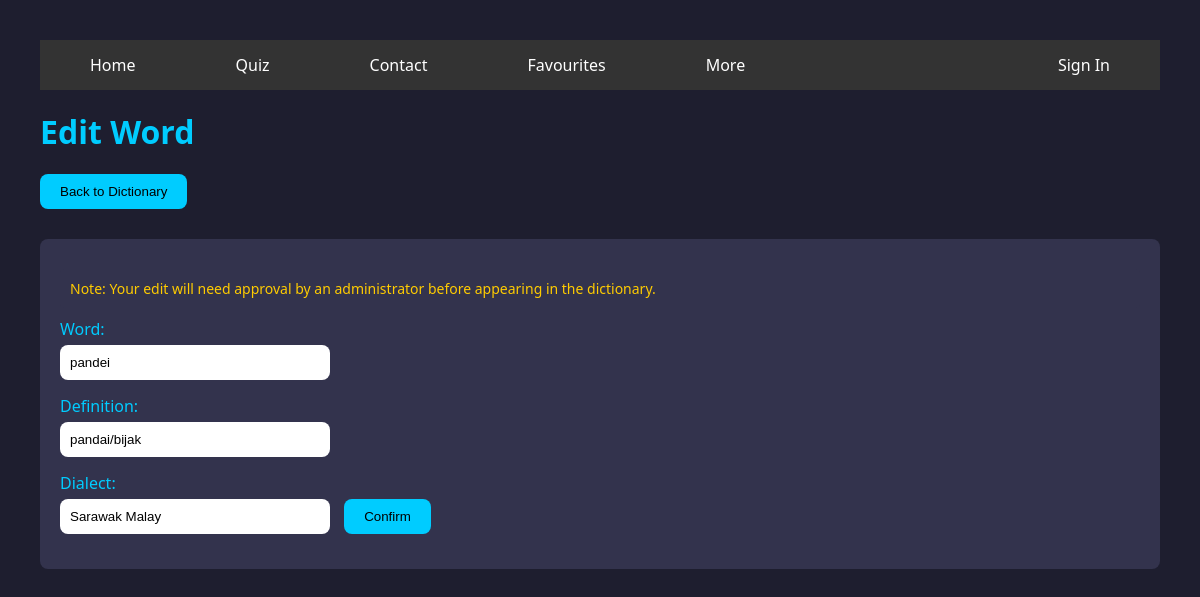
Page /edit/4 on the earlier database version.
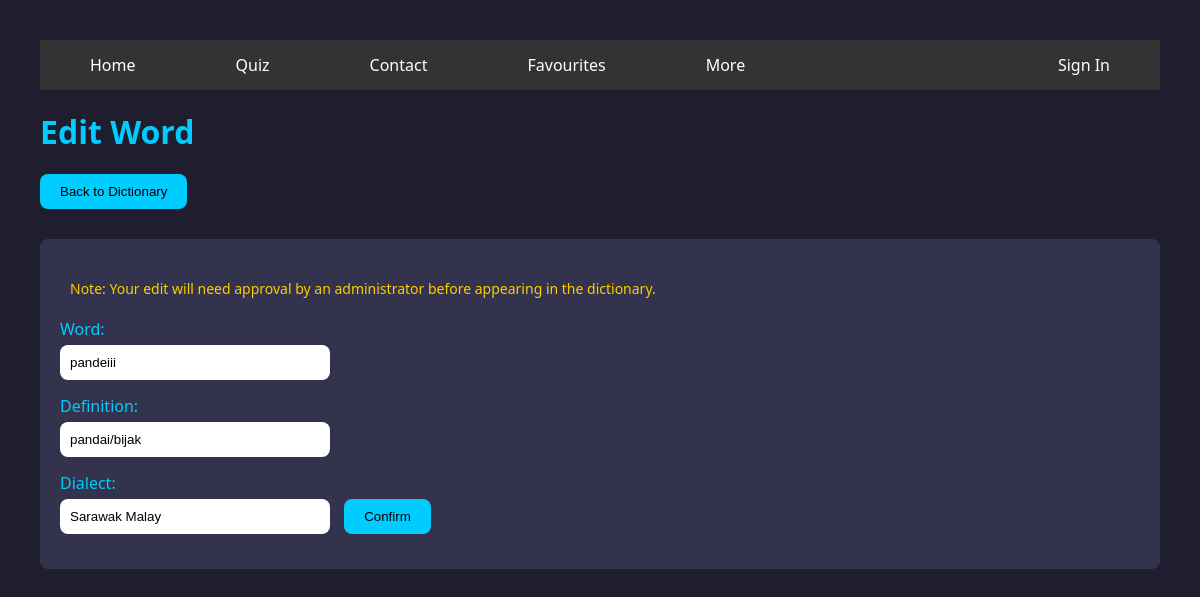
Same page on the later database version.
### tables this page shows
CREATE TABLE "words" (
	"id"	INTEGER,
	"word"	TEXT,
	"definition"	TEXT,
	"dialect"	TEXT,
	"approved"	INTEGER,
	PRIMARY KEY("id")
);

### app.py (the view)
@app.route('/edit/<int:word_id>', methods=['GET'])
def edit(word_id):
    conn = sqlite3.connect('sarawak_dictionary.db')
    cursor = conn.cursor()
    cursor.execute("SELECT id, word, definition, dialect FROM words WHERE id = ?", (word_id,))
    word = cursor.fetchone()
    conn.close()
    if not word:
        flash('Entri tidak dijumpai')
        return redirect(url_for('index'))
    is_admin_user = is_admin()
    return render_template('edit.html', word=word, is_admin=is_admin_user)

### app.py (called while the page is built, shortened)
def is_admin():
    if not session.get('logged_in'):
        return False

### templates/edit.html (shortened to what this page needs)
<!DOCTYPE html>
<html>
<head>
</head>
<body>
    <ul class="nav">
        <li><a href="/">Home</a></li>
        <li><a href="#quiz">Quiz</a></li>
        <li><a href="#contact">Contact</a></li>
        <li><a href="#favourites">Favourites</a></li>
        <li><a href="#more">More</a></li>
        {% if session.get('logged_in') %}
        <li class="right">
            <a href="/logout">Logout ({{ session.get('username') }}{% if is_admin %} <span class="admin-badge">Admin</span>{% endif %})</a>
        </li>
        {% if is_admin %}
        <li class="right">
            <a href="/admin">Admin Panel</a>
        </li>
        {% endif %}
        {% else %}
        <li class="right">
            <a href="/login">Sign In</a>
        </li>
        {% endif %}
    </ul>
    <h1>Edit Word</h1>
    <a href="/"><button class="back-btn">Back to Dictionary</button></a>
    <div class="edit-form">
        {% if not is_admin %}
        <div class="approval-notice">
            Note: Your edit will need approval by an administrator before appearing in the dictionary.
        </div>
        {% endif %}
        <form method="POST" action="/update">
            <label for="word">Word:</label>
            <input type="text" id="word" name="word" value="{{ word[1] }}" required>
            <label for="definition">Definition:</label>
            <input type="text" id="definition" name="definition" value="{{ word[2] }}" required>
            <label for="dialect">Dialect:</label>
            <input type="text" id="dialect" name="dialect" value="{{ word[3] }}" required>
            <button type="submit">Confirm</button>
        </form>
    </div>
</body>
</html>

Differences in the rows shown:
changed words "pandai/bijak": word "pandei" → "pandeiii"
